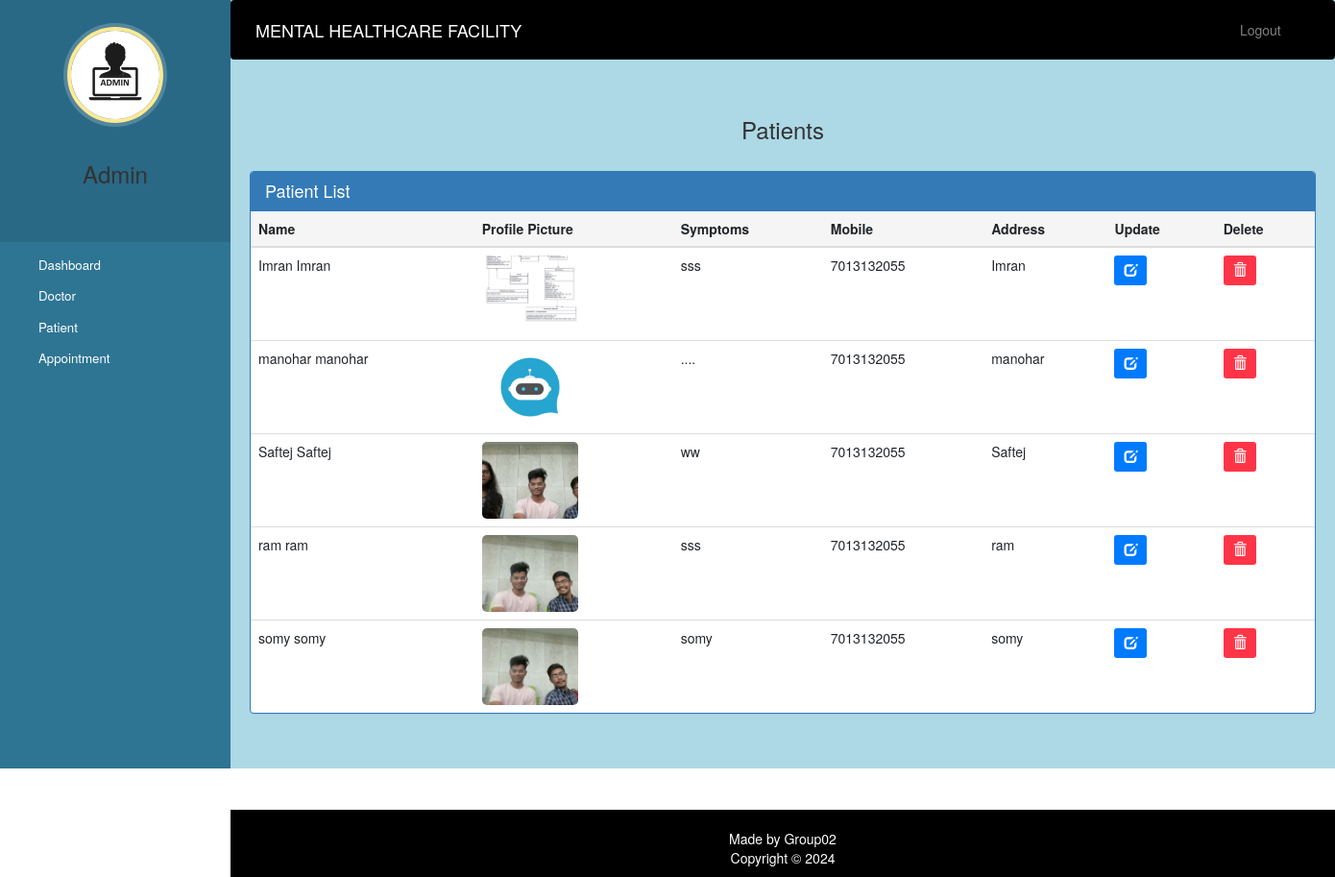
Page /admin-view-patient (signed in) on the committed database.
### HealthCare_app/models.py (models this page shows, shortened)
class Patient(models.Model):
    user=models.OneToOneField(User,on_delete=models.CASCADE)
    profile_pic= models.ImageField(upload_to='profile_pic/PatientProfilePic/',null=True,blank=True)
    address = models.CharField(max_length=40)
    mobile = models.CharField(max_length=20,null=False)
    symptoms = models.CharField(max_length=100,null=False)
    assignedDoctorId = models.PositiveIntegerField(null=True)
    admitDate=models.DateField(auto_now=True)
    status=models.BooleanField(default=False)
    @property
    def get_name(self):
        return self.user.first_name+" "+self.user.last_name

### HealthCare_app/views.py (the view)
# urls.py: path('admin-view-patient', views.admin_view_patient_view,name='admin-view-patient'),
@login_required(login_url='adminlogin')
@user_passes_test(is_superuser)
def admin_view_patient_view(request):
    patients=models.Patient.objects.all().filter(status=True)
    return render(request,'HealthCare/admin_view_patient.html',{'patients':patients})

### HealthCare_app/views.py (called while the page is built)
def is_superuser(user):
    return user.is_superuser

### templates/HealthCare/admin_view_patient.html (shortened to what this page needs)
{% extends 'HealthCare/admin_base.html' %}
{% block content %}
{% load static %}
<head>
  <link href="//netdna.bootstrapcdn.com/bootstrap/3.0.0/css/bootstrap.min.css" rel="stylesheet" id="bootstrap-css">
</head>
<div class="container">
  <h6>Patients</h6>
  <div class="panel panel-primary">
    <div class="panel-heading">
      <h3 class="panel-title">Patient List</h3>
    </div>
    <table class="table table-hover">
      <thead>
        <tr>
          <th>Name</th>
          <th>Profile Picture</th>
          <th>Symptoms</th>
          <th>Mobile</th>
          <th>Address</th>
          <th>Update</th>
          <th>Delete</th>
        </tr>
      </thead>
      <tbody>
        {% for p in patients %}
        <tr>
          <td>{{ p.get_name }}</td>
          <td><img src="{% static p.profile_pic.url %}" alt="Profile Pic" class="profile-pic" /></td>
          <td>{{ p.symptoms }}</td>
          <td>{{ p.mobile }}</td>
          <td>{{ p.address }}</td>
          <td><a class="btn btn-primary btn-xs" href="{% url 'update-patient' p.id  %}"><span class="glyphicon glyphicon-edit"></span></a></td>
          <td><a class="btn btn-danger btn-xs" href="{% url 'delete-patient-from-hospital' p.id  %}"><span class="glyphicon glyphicon-trash"></span></a></td>
        </tr>
        {% endfor %}
      </tbody>
    </table>
  </div>
</div>
{% endblock content %}

### templates/HealthCare/admin_base.html (shortened to what this page needs)
<!DOCTYPE html>
{% load static %}
<html lang="en">
<head>
  <link rel="stylesheet" href="https://stackpath.bootstrapcdn.com/bootstrap/4.3.1/css/bootstrap.min.css">
  <link rel="stylesheet" href="https://maxcdn.bootstrapcdn.com/font-awesome/4.7.0/css/font-awesome.min.css">
  <link rel="stylesheet" href="{% static '/style.css' %}">
</head>
<body>
  <nav class="menu" tabindex="0" style="background:#2E7594;">
    <header class="avatar">
      <img src="{% static "images/admin1.jpeg" %}" />
      <br><br>
      <h6>Admin</h6>
    </header>
    <ul>
      <li tabindex="0" class="icon-dashboard"> <a style="color:white; text-decoration:none;" href="/admin-dashboard"><span>Dashboard</span></a> </li>
      <li tabindex="0" class="icon-customers"> <a style="color:white; text-decoration:none;" href="/admin-doctor"><span>Doctor</span></a></li>
      <li tabindex="0" class="icon-users"> <a style="color:white; text-decoration:none;" href="/admin-patient"><span>Patient</span></a></li>
      <li tabindex="0" class="icon-calendar"> <a style="color:white; text-decoration:none;" href="/admin-appointment"><span>Appointment</span></a></li>
    </ul>
  </nav>
  <main>
    <div class="bs-example">
      <nav class="navbar navbar-expand-md  navbar-dark fixed-top" style="background: black;">
        <a href="/admin-dashboard" class="navbar-brand">MENTAL HEALTHCARE FACILITY</a>
        <div class="collapse navbar-collapse justify-content-between" id="navbarCollapse">
          <div class="navbar-nav" style=" margin-left: 90%;">
            <a href="/logout" class="nav-item nav-link">Logout</a>
          </div>
        </div>
      </nav>
    </div>
    <br>
    {% block content %}
    {% endblock content %}
    <br><br><br><br>
    <footer>
      <br>
      <div class="container">
        <div class="row">
          <div class="col-md-12 col-sm-12">
            <div style="color:#ffffff;" class="wow fadeInUp footer-copyright">
              <p>Made by Group02 <br>
                Copyright &copy; 2024 </p>
            </div>
          </div>
        </div>
      </div>
    </footer>
  </main>
</body>
</html>

### static/style.css (style rules this page uses)
body { padding-left: 240px; }
main { position: relative; height: 100vh; }
.menu { background: #5bc995; height: 100vh; width: 240px; position: fixed; top: 0px; left: 0; z-index: 5; outline: none; }
.menu .avatar { background: rgba(0, 0, 0, 0.1); padding: 2em 0.5em; text-align: center; }
.menu .avatar img { width: 100px; border-radius: 50%; overflow: hidden; border: 4px solid #ffea92; box-shadow: 0 0 0 4px rgba(255, 255, 255, 0.2); }
.menu ul { list-style: none; padding: 0.5em 0; margin: 0; }
.menu ul li { padding: 0.5em 1em 0.5em 3em; font-size: 0.95em; font-weight: regular; background-repeat: no-repeat; background-position: left 15px center; background-size: auto 20px; transition: all 0.15s linear; cursor: pointer; }
.menu ul li.icon-dashboard { background-image: url("http://www.entypo.com/images//gauge.svg"); }
.menu ul li.icon-customers { background-image: url("http://www.entypo.com/images//briefcase.svg"); }
.menu ul li.icon-users { background-image: url("http://www.entypo.com/images//users.svg"); }
.menu ul li.icon-calendar { background-image: url("http://www.entypo.com/images//calendar.svg"); }

### templates/HealthCare/admin_base.html (style rules this page uses)
a:link { text-decoration: none; }
a { color: white; }
footer { padding: 0px 0px 0px 0px; background-color: black; margin: 0px; }
p { text-align: center; }
body { padding-left: 240px; }
main { position: relative; height: 100vh; background-color: lightblue; }
.menu { background: #5bc995; height: 100vh; width: 240px; position: fixed; top: 0px; left: 0; z-index: 5; outline: none; }
.menu .avatar { background: rgba(0, 0, 0, 0.1); padding: 2em 0.5em; text-align: center; }
.menu .avatar img { width: 100px; border-radius: 50%; overflow: hidden; border: 4px solid #ffea92; box-shadow: 0 0 0 4px rgba(255, 255, 255, 0.2); }
.menu ul { list-style: none; padding: 0.5em 0; margin: 0; }
.menu ul li { padding: 0.5em 1em 0.5em 3em; font-size: 0.95em; font-weight: regular; background-repeat: no-repeat; background-position: left 15px center; background-size: auto 20px; transition: all 0.15s linear; cursor: pointer; }
.menu ul li.icon-dashboard { background-image: url("http://www.entypo.com/images//gauge.svg"); }
.menu ul li.icon-customers { background-image: url("http://www.entypo.com/images//briefcase.svg"); }
.menu ul li.icon-users { background-image: url("http://www.entypo.com/images//users.svg"); }
.menu ul li.icon-calendar { background-image: url("http://www.entypo.com/images//calendar.svg"); }

### templates/HealthCare/admin_view_patient.html (style rules this page uses)
a:link { text-decoration: none; }
h6 { text-align: center; font-size: 24px; margin-top: 20px; margin-bottom: 30px; }
.panel-heading { background-color: #007BFF; color: white; font-weight: bold; }
.panel-title { font-size: 18px; }
.table { border-radius: 5px; }
.table th, .table td { vertical-align: middle; }
.table th { background-color: #f5f5f5; font-weight: bold; }
.btn-xs { padding: 5px 10px; font-size: 14px; }
.btn-primary { background-color: #007BFF; border: none; }
.btn-danger { background-color: #FF3547; border: none; }
.profile-pic { width: 100px; height: 80px; object-fit: cover; border-radius: 5px; }

### rows in the picture
Patient: get_name "Imran Imran", profile_pic (picture), symptoms "sss", mobile "7013132055", address "Imran"
Patient: get_name "manohar manohar", profile_pic (picture), symptoms "....", mobile "7013132055", address "manohar"
Patient: get_name "Saftej Saftej", profile_pic (picture), symptoms "ww", mobile "7013132055", address "Saftej"
Patient: get_name "ram ram", profile_pic (picture), symptoms "sss", mobile "7013132055", address "ram"
Patient: get_name "somy somy", profile_pic (picture), symptoms "somy", mobile "7013132055", address "somy"
